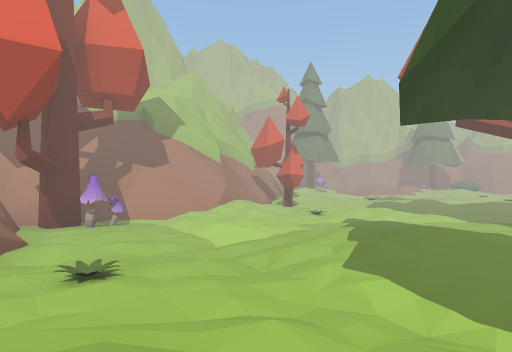
[1] (above)

24 first-person views from a walk through a Unity game level. The camera is 1.3 m above the floor, looks level and sees 70° across. The floor is counted in squares, 2 m on a side. Each view is taken from the middle of a square. On the plan, view 1 faces up. The plan holds only what a view shows up to about 11 squares ahead; the rest is blank. The place goes on beyond the plan. The player character is not drawn. Some animated figures are left out. Some surface patterns are stand-ins.

[2]
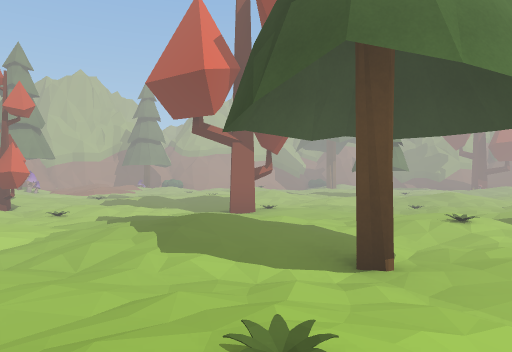

[3]
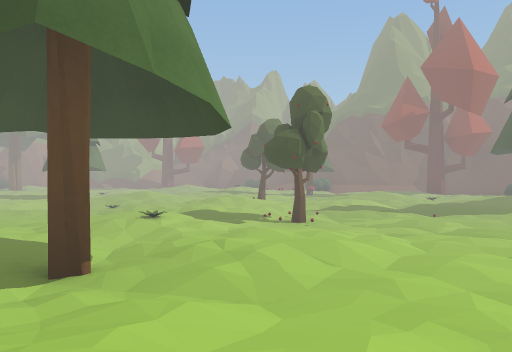

[4]
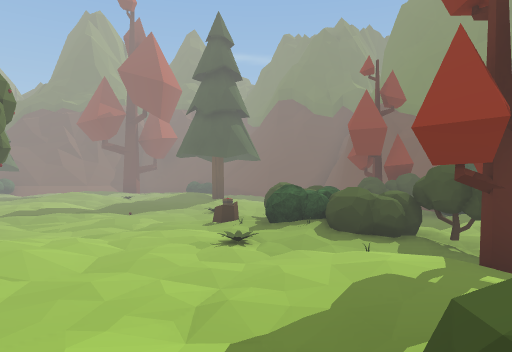

[5]
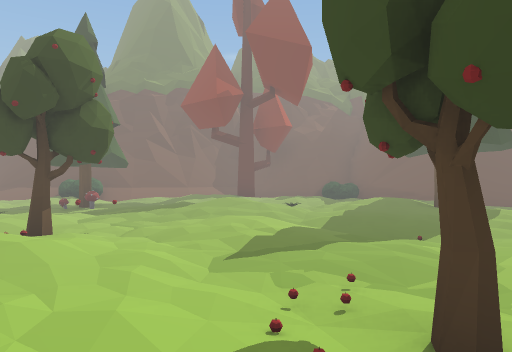

[6]
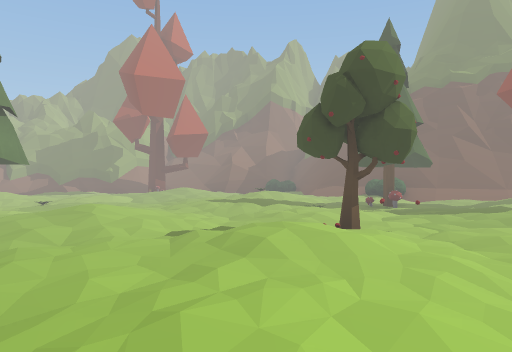

[7]
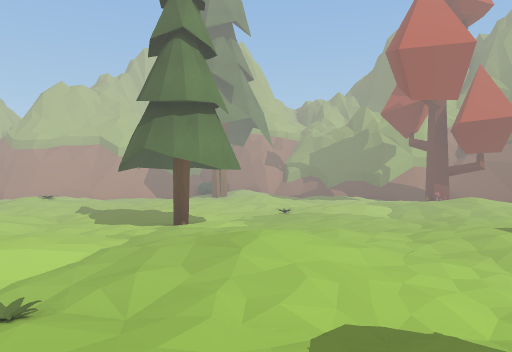

[8]
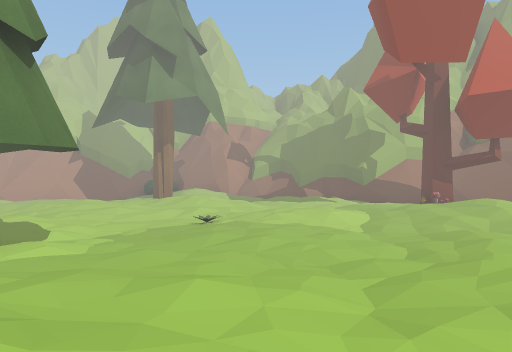

[9]
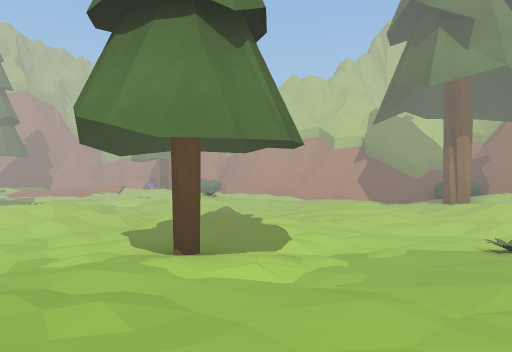

[10]
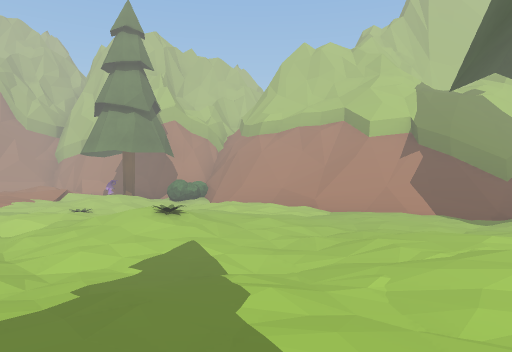

[11]
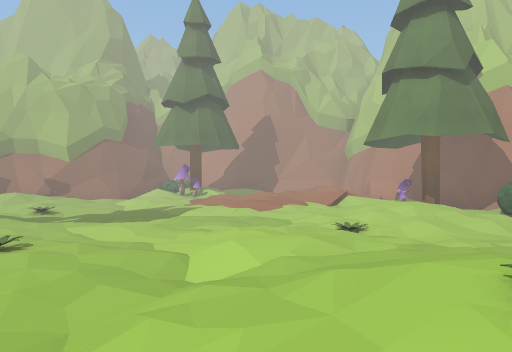

[12]
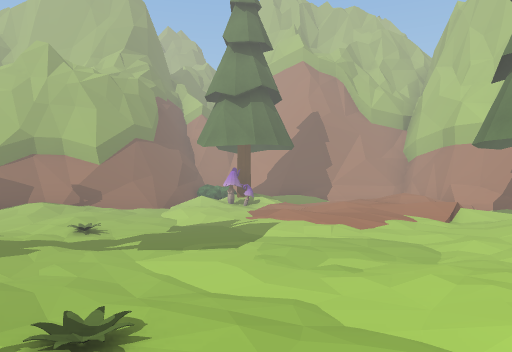

[13]
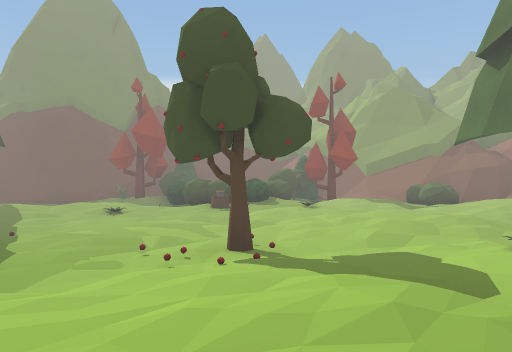

[14]
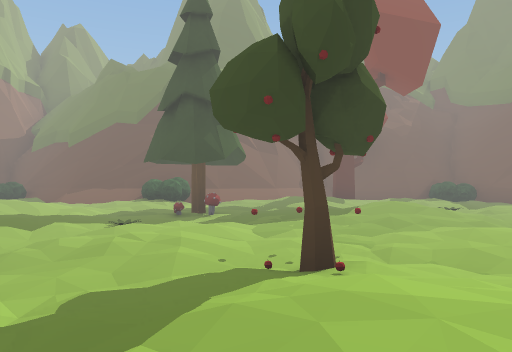

[15]
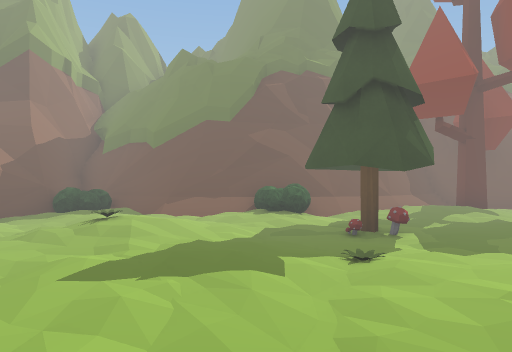

[16]
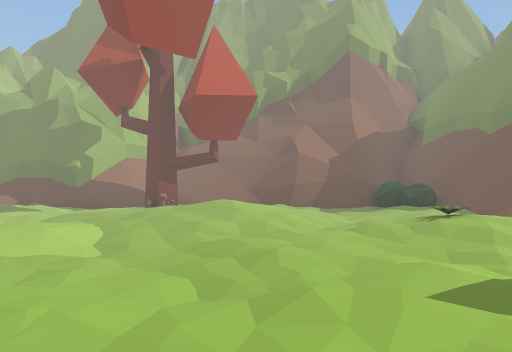

[17]
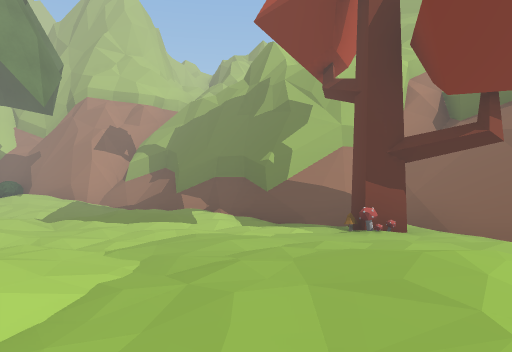

[18]
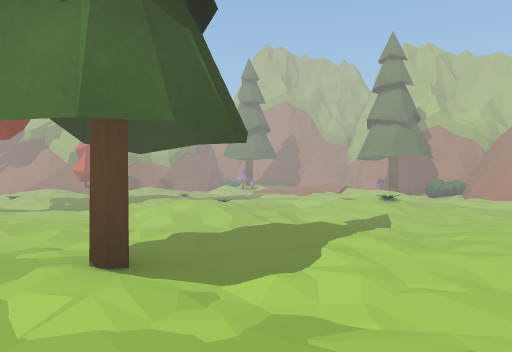

[19]
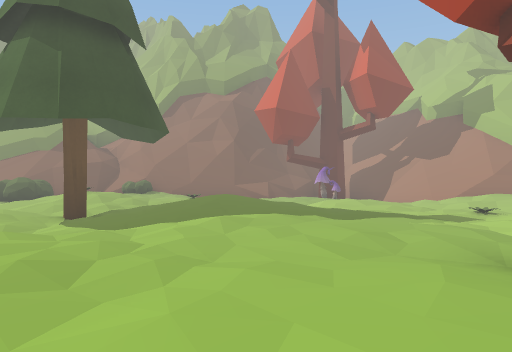

[20]
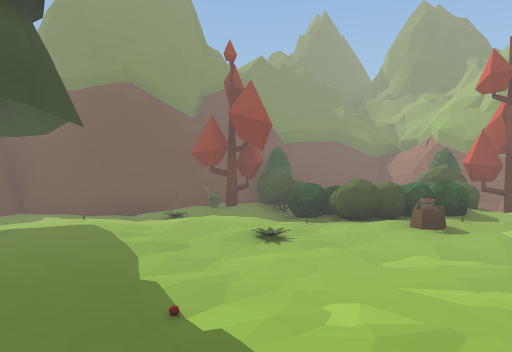

[21]
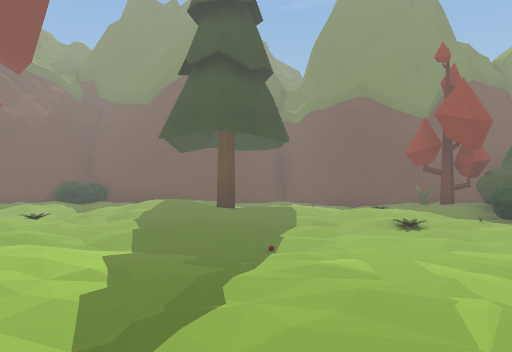

[22]
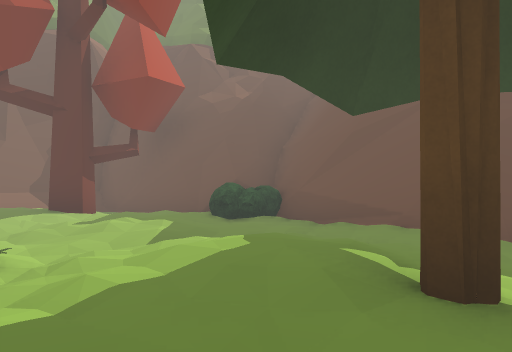

[23]
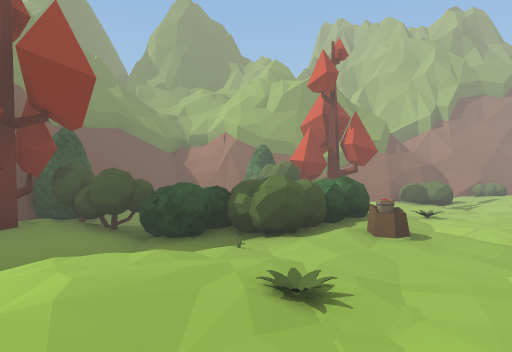

[24]
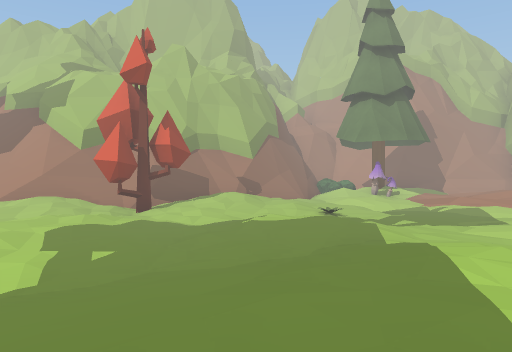

### Floor plan
Key: @ floor where view 1 was taken; # wall or solid block; . main floor; : floor 0.25 m higher than the main floor; - floor 0.25 m lower than the main floor; + floor 0.5 m higher than the main floor; / step, stairs or slope; = window, fence, low wall or low ledge; ^ raised ledge; T tree; M mushroom; P pine tree; S stump; B bush; U bucket; O other object.
Columns run from 4 left of view 1 to 23 right of it. Each row starts with its distance up from view 1.
 20         ####
 19       ### ####
 18      ##:. +..###
 17      # ::+:OPOB###
 16      #PM/:+/::..####
 15      #/..::.::.:./#=#
 14     ##.:.....O.....#####
 13    ###..-.-........--.B#
 12    ^#::.O---.::O:..--P+##
 11    ^=T....-O..::......:.#
 10 ####/T--.....:..-.:.....##
  9  =#=:-..--.::+....::+...##
  8  #=/.O..--..........:...=#
  7 ##-..-..----.....-O-..../#
  6 #TM.....OT--.:.P.-..:...O##
  5 #...-.......-.........:OM###
  4 ##--.:+:...-O-:::..--:+:O/=#
  3  #.O.:+...-..-::.....:+./#=#
  2  #....#.:O.......::.....##
  1  #B:O.P...::::O..:::O...#
  0  #.:@.::.OO.:OTO.O.::..B#
 -1 ###B.....-OO..O...M.../##
 -2  #//:...--O......MPO:/##
 -3  ^/.#OOO...-.:::....B##
 -4   #OTBBUS.-O--:+....##
 -5   #BBBBBOO....O...:/#
 -6   # ..BB.:::::.--.:/#
 -7   ##+.B....#P:....T##
 -8    ##BBTO---....../#
 -9     #####---./.B####
-10         ##########

Where each view was taken, in squares from view 1:
view 1: 0 up, 0 right, facing up
view 2: 0 up, 1 left, facing up-right
view 3: 0 up, 1 left, facing right
view 4: 0 up, 1 left, facing down-right
view 5: 1 up, 5 right, facing down-right
view 6: 1 up, 5 right, facing right
view 7: 1 up, 8 right, facing up-right
view 8: 2 up, 11 right, facing up-right
view 9: 3 up, 12 right, facing up
view 10: 7 up, 12 right, facing up
view 11: 10 up, 11 right, facing up-left
view 12: 10 up, 9 right, facing up-left
view 13: 2 up, 8 right, facing down-left
view 14: 2 up, 8 right, facing down-right
view 15: 3 up, 11 right, facing down-right
view 16: 3 up, 12 right, facing right
view 17: 3 up, 16 right, facing up-right
view 18: 5 up, 14 right, facing up-left
view 19: 4 up, 7 right, facing left
view 20: 2 down, 8 right, facing down-left
view 21: 0 up, 7 right, facing down
view 22: 5 down, 7 right, facing down-right
view 23: 5 down, 7 right, facing left
view 24: 7 up, 7 right, facing up-left
